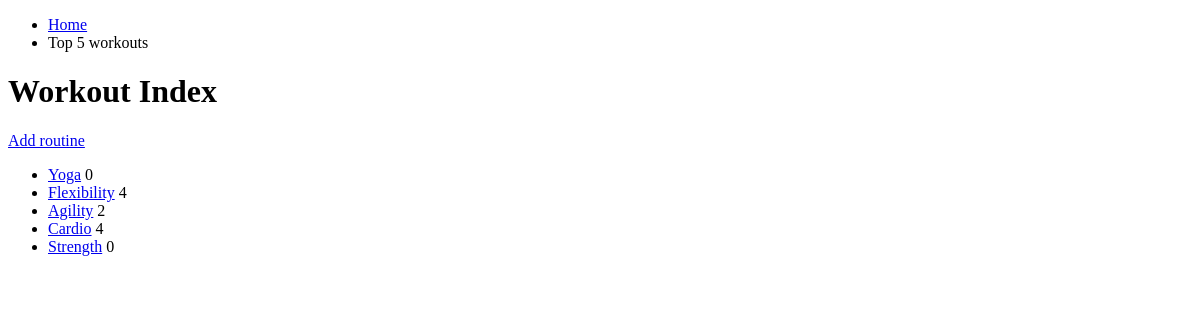
The page /workouts/ on the database as committed earlier.
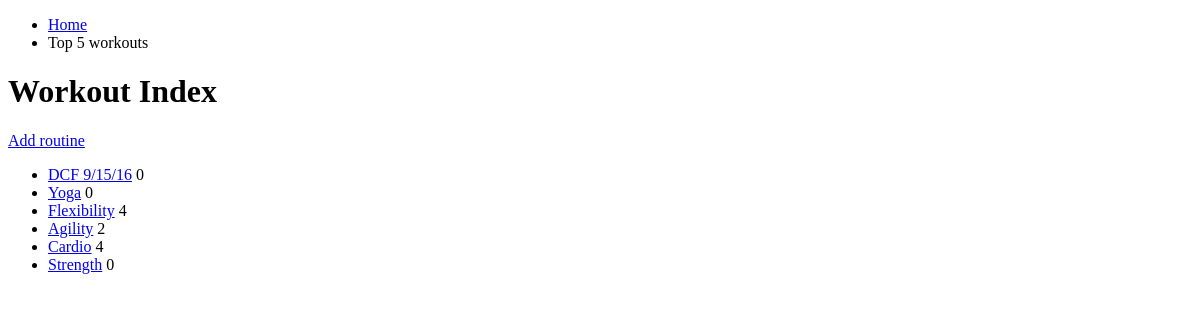
The same page on the database as committed later.
### workouts/models.py (models this page shows, shortened)
class Routine(models.Model):
  routine_text = models.CharField(max_length=200)
  pub_date = models.DateTimeField('date published')
  likes = models.IntegerField(default=0)

### workouts/views.py (the view)
def index(request):
  latest_routine_list = Routine.objects.order_by('-pub_date')[:10]
  context = {'latest_routine_list': latest_routine_list}
  return render(request, 'workouts/index.html', context)

### workouts/templates/workouts/index.html
{% extends "./base.html" %}
{% block content %}
<h1>Workout Index</h1>
<p><a href="{% url 'workouts:add_routine' %}">Add routine</a></p>
{% if latest_routine_list %}
    <ul>
    {% for routine in latest_routine_list %}
        <li><a href="{% url 'workouts:detail' routine.id %}">{{ routine.routine_text }}</a><span>  {{ routine.likes }}</span></li>
    {% endfor %}
    </ul>
{% else %}
    <p>No routines are available.</p>
{% endif %}
{% endblock content %}

Rows that differ between the two databases and show on the page:
added Routine: routine_text "DCF 9/15/16", likes "0"
